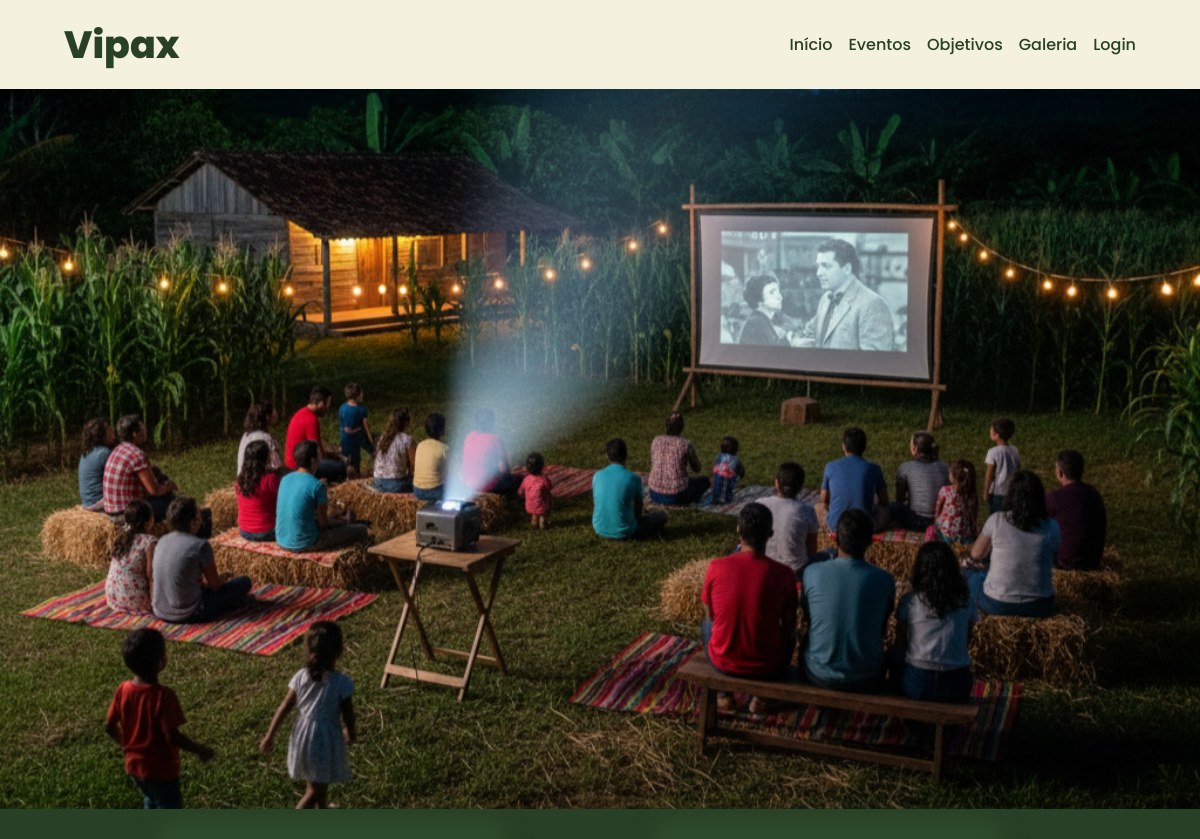
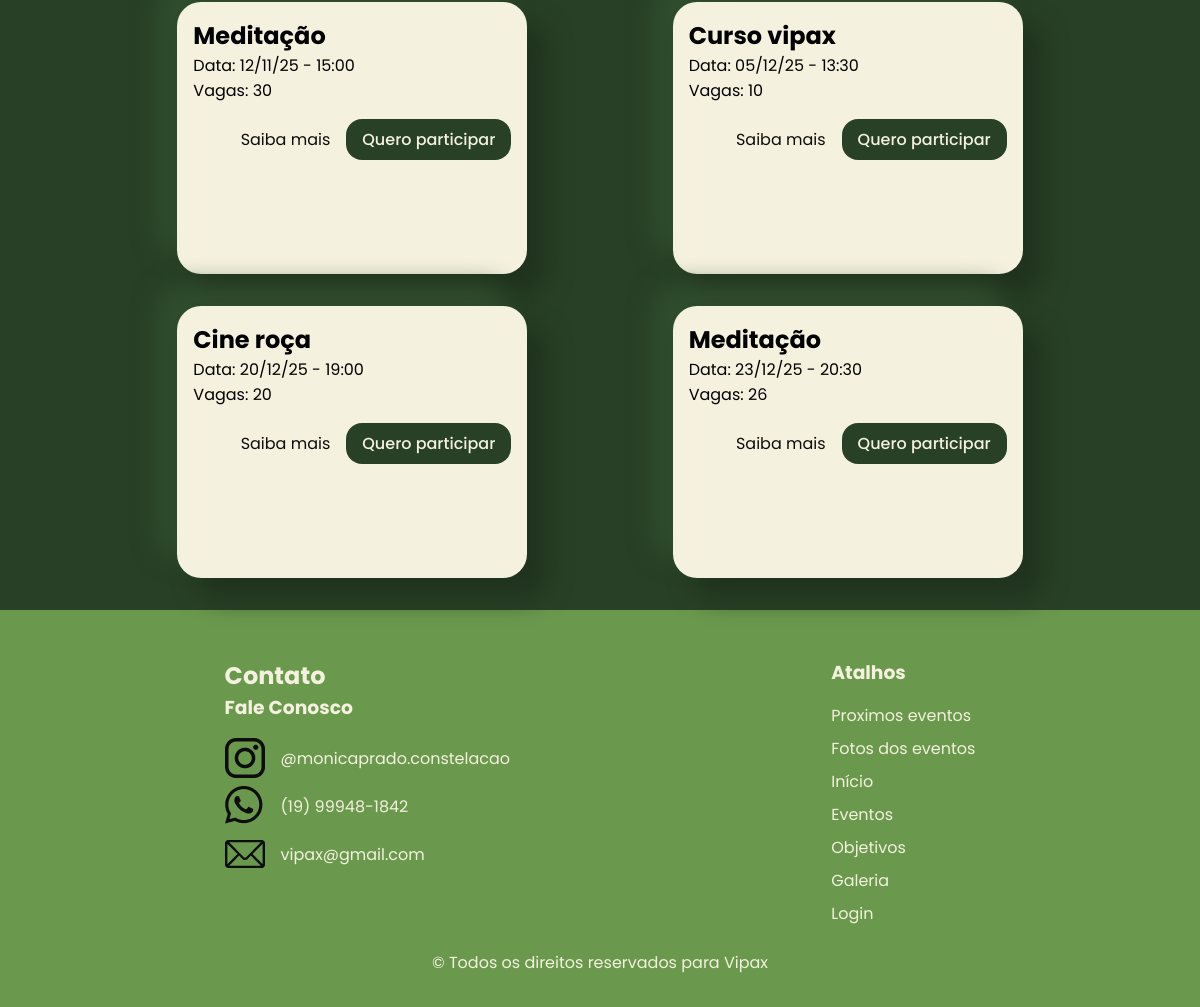
The page / on the database its author committed (2 pictures, top to bottom).
### tables this page shows
CREATE TABLE `eventos_comuns` (
  `id` int(11) NOT NULL,
  `nome` varchar(255) NOT NULL,
  `descricao` text DEFAULT NULL,
  `id_galeria` int
);

CREATE TABLE `galeria` (
  `id` int(11) NOT NULL,
  `id_eventos_comuns` int(11) NOT NULL,
  `path` text NOT NULL
);

CREATE TABLE `eventos_futuros` (
  `id` int(11) NOT NULL,
  `id_eventos_comuns` int(11) NOT NULL,
  `data` date NOT NULL,
  `horario` time NOT NULL,
  `preco` int NOT NULL,
  `vagas` int(11) NOT NULL
);

### config/funcs.php (called while the page is built, shortened)
<?php
function mostrarData($data) {
  $data = explode("-", $data);
  $data[0] %= 100;
  $data = array_reverse($data);
  return implode("/", $data);
}
function mostrarHora($hora) {
  $hora = explode(":", $hora);
  array_pop($hora);
  return implode(":", $hora);
}
?>

### index.php (the view, shortened to what this page needs)
<?php
include "./config/conexao.php";
include "config/funcs.php";
include "header.php";
?>
  <?php
  $sql_code = "SELECT * FROM eventos_comuns";
  $query_eventos_comuns = $mysqli->query($sql_code);
  if ($query_eventos_comuns->num_rows > 0){
  ?>
  <section id="carrossel">
   <div>
    <?php
    while ($row = $query_eventos_comuns->fetch_assoc()){
      if (!$row['id_galeria']) {
        $sql_code = "SELECT * FROM galeria WHERE id_eventos_comuns = {$row['id']}";
      } else {
        $sql_code = "SELECT * FROM galeria WHERE id = {$row['id_galeria']}";
      }
      $query_galeria = $mysqli->query($sql_code);
      $row_galeria = $query_galeria->fetch_assoc();
    ?>
    <img <?= "src='{$row_galeria['path']}' alt='{$row['nome']}'"; ?>>
    <?php } ?>
   </div>
  </section>
  <?php }?>
  <main id="index">
    <?php
    $today = date('Y-m-d', time());
    $sql_code = "SELECT eventos_comuns.nome as nome,
                eventos_comuns.id as id,
                eventos_comuns.descricao as descricao,
                eventos_futuros.id as id_futuro,
                eventos_futuros.data as data,
                eventos_futuros.horario as horario,
                eventos_futuros.preco as preco,
                eventos_futuros.vagas as vagas
                FROM eventos_comuns, eventos_futuros
                WHERE eventos_comuns.id = eventos_futuros.id_eventos_comuns
                AND eventos_futuros.data > '$today'
                ORDER BY eventos_futuros.data;";
    $query_eventos_futuros = $mysqli->query($sql_code);
    if ($query_eventos_futuros->num_rows === 0) {
      echo "<section><p>Nenhum evento marcado</p></section>";
    } else {
      while ($row = $query_eventos_futuros->fetch_assoc()){
    ?>
    <section>
      <div class="infos">
        <h2><?= $row['nome'] ?></h2>
        <p>Data: <?= mostrarData($row['data']) . ' - ' . mostrarHora($row['horario']) ?></p>
        <p>Vagas: <?= $row['vagas'] ?></p>
      </div>
      <div class="actions">
        <a href="eventos.php?evento=<?= $row['id'] ?>" class="saiba-mais">Saiba mais</a>
        <a href="inscricao.php?evento=<?= $row['id_futuro']?>" type="button" class="btn-saiba-mais">Quero participar</a>
      </div>
    </section>
    <?php
      }
    }
    ?>
  </main>
<?php
include "footer.php";
?>

### header.php (shortened to what this page needs)
<!DOCTYPE html>
<html lang="pt-Br">
<head>
  <link rel="stylesheet" href="css/style.css">
  <link rel="stylesheet" href="css/eventos.css">
  <link rel="stylesheet" href="css/galeria.css">
  <link rel="stylesheet" href="css/login.css">
</head>
<body>
  <header>
    <div>
      <h1>Vipax</h1>
    </div>
    <ul>
      <li><a href="index.php">Início</a></li>
      <li><a href="eventos.php">Eventos</a></li>
      <li><a href="objetivos.php">Objetivos</a></li>
      <li><a href="galeria.php">Galeria</a></li>
      <?php
      if (!isset($_SESSION['nome'])) {
        echo "<li><a href='login.php'>Login</a></li>";
      } else {
        echo "<li><a href='logout.php'>Sair</a></li>";
      }
      ?>
    </ul>
  </header>

### footer.php
  <footer>
    <nav>
      <section>
        <h2>Contato</h2>
        <h3>Fale Conosco</h3>
        <ul>
          <li><a href="https://www.instagram.com/monicaprado.constelacao/" target="_blank"><img src="assets/instagram.png" alt="Instagram"> @monicaprado.constelacao</a></li>
          <li><a href="https://api.whatsapp.com/send/?phone=5519999481842&text=Ol%C3%A1%21+Sigo+seu+perfil+no+Instagram+e+gostaria+de+falar+sobre+a+Constela%C3%A7%C3%A3o&type=phone_number&app_absent=0" target="_blank"><img src="assets/whatsapp.png" alt="Whatsapp"> (19) 99948-1842</a></li>
          <li><a href="mailto:vipax@gmail.com" target="_blank"><img src="assets/email.png" alt="Email"> vipax@gmail.com</a></li>
        </ul>
      </section>
      <section>
        <h3>Atalhos</h3>
        <ul>
          <li><a href="">Proximos eventos</a></li>
          <li><a href="">Fotos dos eventos</a></li>
        </ul>
        <ul>
          <li><a href="index.php">Início</a></li>
          <li><a href="eventos.php">Eventos</a></li>
          <li><a href="objetivos.php">Objetivos</a></li>
          <li><a href="galeria.php">Galeria</a></li>
          <li><a href="login.php">Login</a></li>
        </ul>
      </section>
    </nav>
    <p>&copy Todos os direitos reservados para Vipax</p>
  </footer>
</body>
</html>

### css/style.css (style rules this page uses)
* { margin: 0; padding: 0; box-sizing: border-box; font-family: "Poppins", "Segoe UI", Tahoma, Geneva, Verdana, sans-serif; }
:root { --light: #f4f1de; --dark: #0d0d0d; --mainColor: #284026; --secColor: #a3b18a; --destaque: #6a994e; --red: #9f454d; --padding: 4rem; }
header { padding: 1rem var(--padding); display: flex; justify-content: space-between; align-items: center; background-color: var(--light); color: var(--mainColor); }
header h1 { font-size: 38px; font-weight: 800; }
main > section { padding: 1rem; border-radius: 1.5rem; text-align: left; background-color: var(--light); box-shadow: 20px 20px 24px #20331e, -20px -20px 24px #304d2e; }
main#index { flex-direction: row; }
.saiba-mais { color: var(--dark); text-decoration: none; }
.btn-saiba-mais { font-size: 16px; padding: 0.5em 1em; background-color: var(--mainColor); color: var(--light); border: none; outline: none; border-radius: 1.5em; text-decoration: none; font-weight: 500; cursor: pointer; transition: all 0.3s ease; display: inline; flex-grow: 0; }
footer nav { display: flex; justify-content: space-around; }

### css/eventos.css (style rules this page uses)
#eventos, #index { flex-direction: row; flex-wrap: wrap; justify-content: stretch; justify-content: space-evenly; }

### rows shown on the page
eventos_comuns: galeria.path (picture)
eventos_futuros: id_eventos_comuns.nome "Meditação", data "12/11/25", horario "15:00", vagas "30"
eventos_futuros: id_eventos_comuns.nome "Curso vipax", data "05/12/25", horario "13:30", vagas "10"
eventos_futuros: id_eventos_comuns.nome "Cine roça", data "20/12/25", horario "19:00", vagas "20"
eventos_futuros: id_eventos_comuns.nome "Meditação", data "23/12/25", horario "20:30", vagas "26"
